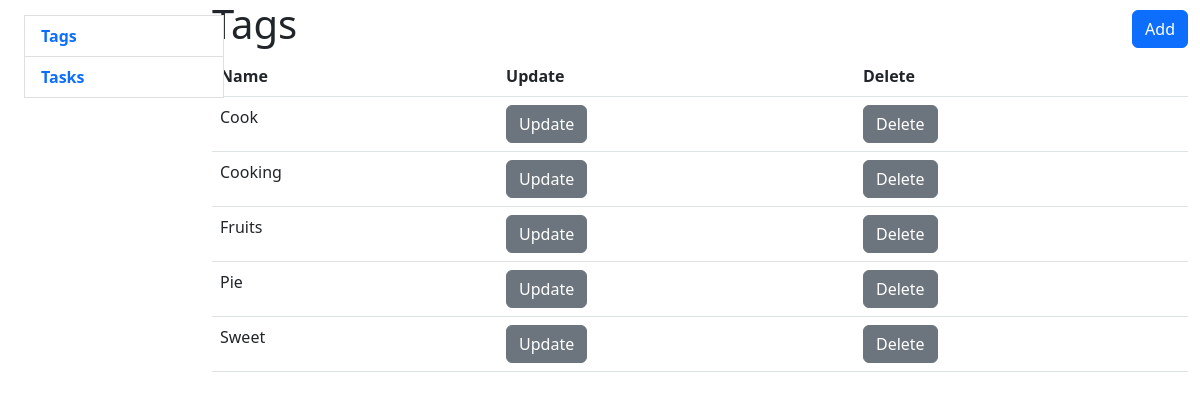
The app's page /tags with its own data.
### todo/models.py (models this page shows, shortened)
class Tag(models.Model):
    name = models.CharField(max_length=255)
    class Meta:
        ordering = ["name"]

### todo/views.py (the view)
# urls.py: path("tags", TagsListView.as_view(), name="tags_list"),
class TagsListView(generic.ListView):
    model = Tag

### templates/todo/tag_list.html
{% extends "base.html" %}
{% block content %}
    <h1>Tags <a class="btn btn-primary" style="float:right; margin-top: 1%" href="{% url 'todo:tag_create' %}">Add</a></h1>
    {% if tag_list %}
        <table class="table">
            <tr>
                <th>Name</th>
                <th>Update</th>
                <th>Delete</th>
            </tr>
            {% for tag in tag_list %}
                <tr>
                    <td>{{ tag.name }}</td>
                    <td><a class="btn btn-secondary" href="{% url 'todo:tag_update' tag.pk %}">Update</a></td>
                    <td><a class="btn btn-secondary" href="{% url 'todo:tag_delete' tag.pk %}">Delete</a></td>
                </tr>
            {% endfor %}
        </table>
    {% endif %}
{% endblock %}

### records on screen
Tag: name "Cook"
Tag: name "Cooking"
Tag: name "Fruits"
Tag: name "Pie"
Tag: name "Sweet"
